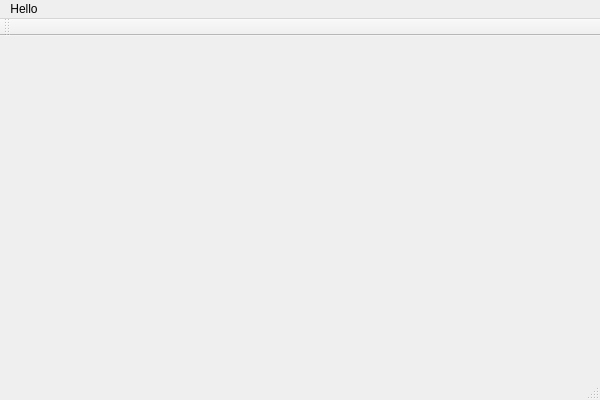
<?xml version="1.0" encoding="UTF-8"?>
<ui version="4.0">
 <class>EditorClass</class>
 <widget class="QMainWindow" name="EditorClass">
  <property name="geometry">
   <rect>
    <x>0</x>
    <y>0</y>
    <width>600</width>
    <height>400</height>
   </rect>
  </property>
  <property name="windowTitle">
   <string>Shadow Editor</string>
  </property>
  <widget class="QWidget" name="centralWidget"/>
  <widget class="QMenuBar" name="menuBar">
   <property name="geometry">
    <rect>
     <x>0</x>
     <y>0</y>
     <width>600</width>
     <height>21</height>
    </rect>
   </property>
   <widget class="QMenu" name="menuHello">
    <property name="title">
     <string>Hello</string>
    </property>
   </widget>
   <addaction name="menuHello"/>
  </widget>
  <widget class="QToolBar" name="mainToolBar">
   <attribute name="toolBarArea">
    <enum>TopToolBarArea</enum>
   </attribute>
   <attribute name="toolBarBreak">
    <bool>false</bool>
   </attribute>
  </widget>
  <widget class="QStatusBar" name="statusBar"/>
 </widget>
 <layoutdefault spacing="6" margin="11"/>
 <resources>
  <include location="editor.qrc"/>
 </resources>
 <connections/>
</ui>
